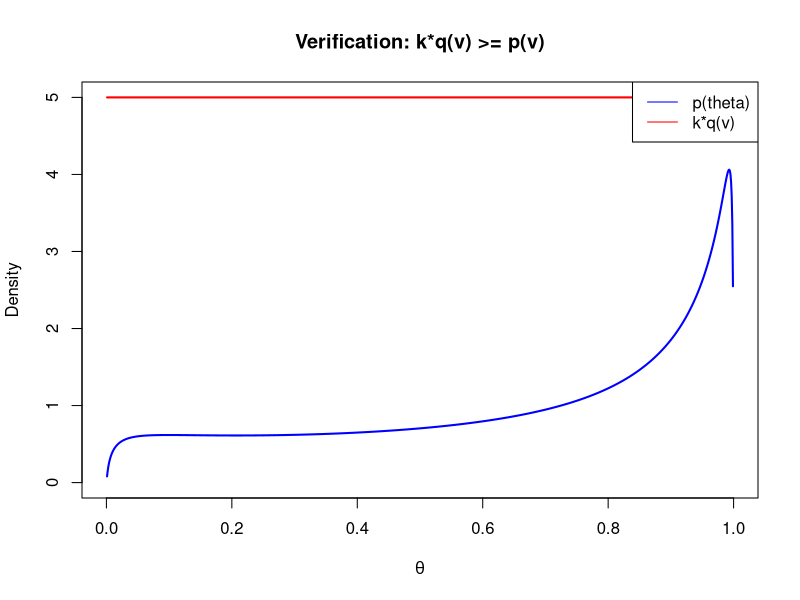
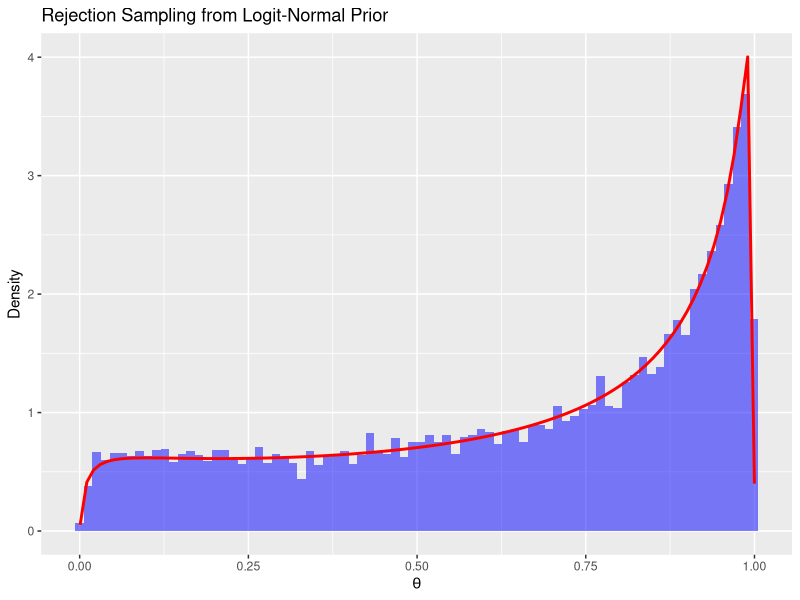
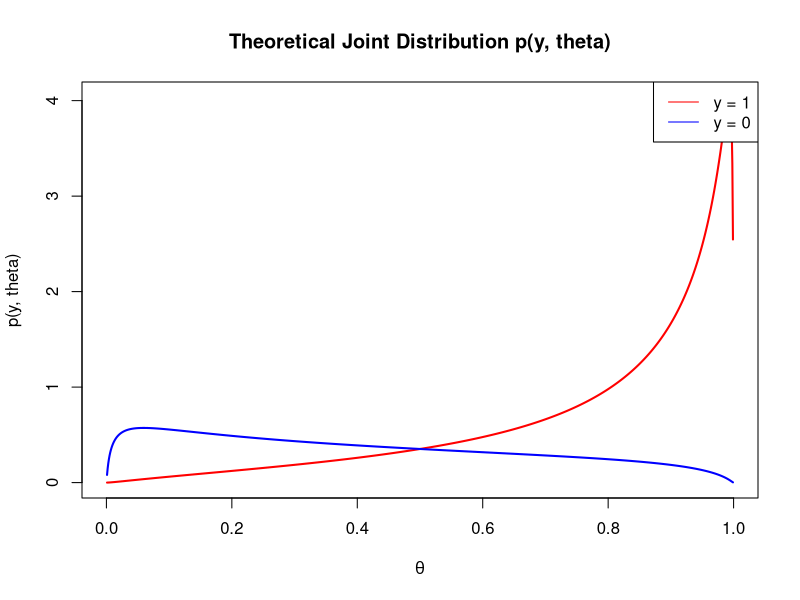
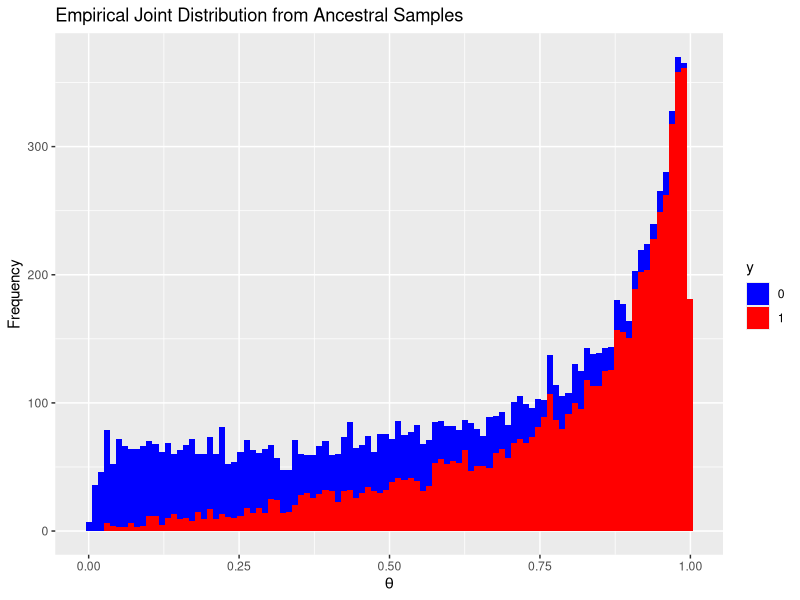

These charts were generated, in order, by the following R code:
## ---- chunk 1
knitr::opts_chunk$set(echo = TRUE)
library(ggplot2)
## ---- chunk 2
set.seed(42)

# Define the target distribution: logit-normal with mu=1, sigma=2
p <- function(theta, mu = 1, sigma = 2) {
  logit_theta <- log(theta / (1 - theta))
  (1 / (sqrt(2 * pi) * sigma)) * exp(-(logit_theta - mu)^2 / (2 * sigma^2)) / (theta * (1 - theta))
}

# Define the proposal distribution: Beta(1,1) = Uniform(0,1)
q <- function(v) {
  dbeta(v, 1, 1)
}

# Verify that k*q(v) >= p(v) for all 0 < v < 1
k <- 5
theta_vals <- seq(0.001, 0.999, length.out = 1000)
p_vals <- p(theta_vals)
kq_vals <- k * q(theta_vals)

plot(theta_vals, p_vals, type = "l", col = "blue", lwd = 2,
     ylim = c(0, max(kq_vals)), ylab = "Density", xlab = expression(theta),
     main = "Verification: k*q(v) >= p(v)")
lines(theta_vals, kq_vals, col = "red", lwd = 2)
legend("topright", legend = c("p(theta)", "k*q(v)"), col = c("blue", "red"), lty = 1)
## ---- chunk 3
# Rejection sampling from the logit-normal prior
rejection_sampling <- function(n) {
  samples <- c()
  while (length(samples) < n) {
    v <- rbeta(1, 1, 1)
    if (k * q(v) * runif(1) < p(v)) {
      samples <- c(samples, v)
    }
  }
  return(samples)
}

theta_samples <- rejection_sampling(10000)
## ---- chunk 4
# Verify samples follow p(theta) by overlaying histogram with theoretical density
ggplot(data.frame(theta = theta_samples), aes(x = theta)) +
  geom_histogram(aes(y = after_stat(density)), bins = 80, fill = "blue", alpha = 0.5) +
  stat_function(fun = p, col = "red", lwd = 1) +
  labs(title = "Rejection Sampling from Logit-Normal Prior",
       x = expression(theta), y = "Density")
## ---- chunk 5
set.seed(42)

# Use theta samples from (a); sample y | theta ~ Bern(theta)
y_samples <- rbinom(length(theta_samples), size = 1, prob = theta_samples)

# Theoretical joint p(y, theta) computed on a grid for y in {0, 1}
p_joint_y0 <- (1 - theta_vals) * p(theta_vals)
p_joint_y1 <- theta_vals * p(theta_vals)

# Plot 1: theoretical joint distribution
plot(theta_vals, p_joint_y1, type = "l", col = "red", lwd = 2,
     ylim = c(0, max(p_joint_y0, p_joint_y1)),
     xlab = expression(theta), ylab = "p(y, theta)",
     main = "Theoretical Joint Distribution p(y, theta)")
lines(theta_vals, p_joint_y0, col = "blue", lwd = 2)
legend("topright", legend = c("y = 1", "y = 0"), col = c("red", "blue"), lty = 1)
## ---- chunk 6
# Plot 2: empirical joint distribution from ancestral samples
joint_df <- data.frame(theta = theta_samples, y = as.factor(y_samples))

ggplot(joint_df, aes(x = theta, fill = y)) +
  geom_histogram(position = "stack", bins = 100) +
  scale_fill_manual(values = c("blue", "red")) +
  labs(title = "Empirical Joint Distribution from Ancestral Samples",
       x = expression(theta), y = "Frequency")
## ---- chunk 7
library(mvtnorm)

p <- function(y, mu, Sigma) {
  dmvnorm(y, mean = mu, sigma = Sigma)
}

gaussian_metropolis <- function(n, mu, Sigma, sigma = 2, burn = 0.18) {
  samples <- list()
  y1 <- mu[1]
  y2 <- mu[2]
  total_samples <- floor(n / (1 - burn))
  m <- as.integer(total_samples * burn)
  accepted <- 0

  while (length(samples) < total_samples) {
    y1_prop <- rnorm(1, y1, sigma)
    y2_prop <- rnorm(1, y2, sigma)
    alpha <- p(c(y1_prop, y2_prop), mu, Sigma) / p(c(y1, y2), mu, Sigma)

    if (runif(1) < alpha) {
      y1 <- y1_prop
      y2 <- y2_prop
      accepted <- accepted + 1
    }
    samples[[length(samples) + 1]] <- c(y1, y2)
  }

  acceptance_rate <- accepted / total_samples
  cat(sprintf('Acceptance rate: %.3f\n', acceptance_rate))

  samples <- do.call(rbind, samples)
  samples <- samples[(m + 1):nrow(samples), ]

  return(samples)
}
